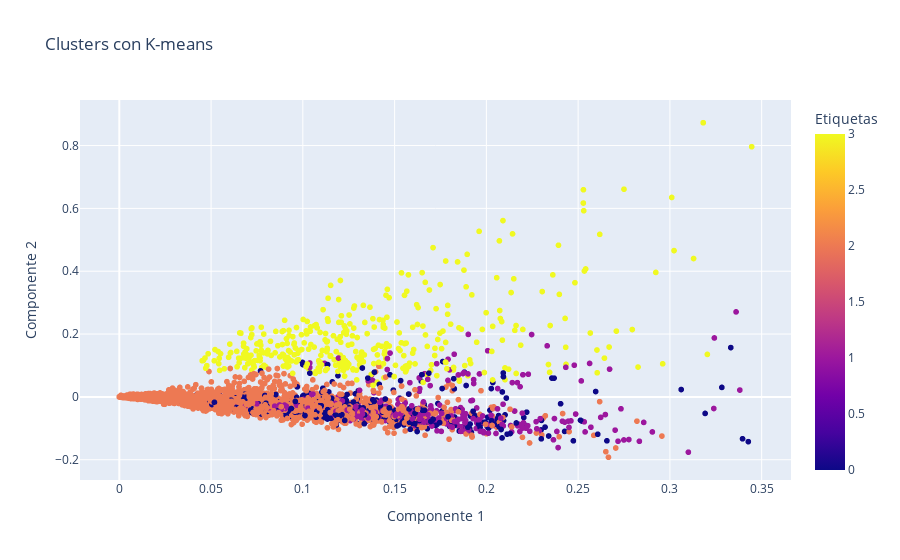

Notebook cell for this chart:
### Code cell
import matplotlib.pyplot as plt
from sklearn.decomposition import TruncatedSVD
import plotly.express as px

# Reducción de dimensionalidad con TruncatedSVD
svd = TruncatedSVD(n_components=2)
X_svd = svd.fit_transform(X)

# Crear DataFrame con los datos y las etiquetas
df = pd.DataFrame({'Componente 1': X_svd[:, 0], 'Componente 2': X_svd[:, 1], 'Etiquetas': etiquetas})

# Graficar los clusters con plotly express
fig = px.scatter(df, x='Componente 1', y='Componente 2', color='Etiquetas',
                 labels={'Componente 1': 'Componente 1', 'Componente 2': 'Componente 2'},
                 title='Clusters con K-means')

# Mostrar la figura
fig.show()

### Figure 1 — Plotly figure (JSON) as saved in the notebook; plotly's stock layout.template omitted (floating-point values rounded to 4 significant figures; data arrays with more than 128 entries replaced by an {"elided": "..."} marker saying what was removed)
{"data": [{"hovertemplate": "Componente 1=%{x}<br>Componente 2=%{y}<br>Etiquetas=%{marker.color}<extra></extra>", "legendgroup": "", "marker": {"color": {"elided": "4802 int values"}, "coloraxis": "coloraxis", "symbol": "circle"}, "mode": "markers", "name": "", "showlegend": false, "type": "scattergl", "x": {"elided": "4802 float values"}, "xaxis": "x", "y": {"elided": "4802 float values"}, "yaxis": "y"}], "layout": {"coloraxis": {"colorbar": {"title": {"text": "Etiquetas"}}, "colorscale": [[0, "#0d0887"], [0.1111, "#46039f"], [0.2222, "#7201a8"], [0.3333, "#9c179e"], [0.4444, "#bd3786"], [0.5556, "#d8576b"], [0.6667, "#ed7953"], [0.7778, "#fb9f3a"], [0.8889, "#fdca26"], [1, "#f0f921"]]}, "legend": {"tracegroupgap": 0}, "title": {"text": "Clusters con K-means"}, "xaxis": {"anchor": "y", "domain": [0, 1], "title": {"text": "Componente 1"}}, "yaxis": {"anchor": "x", "domain": [0, 1], "title": {"text": "Componente 2"}}}}
